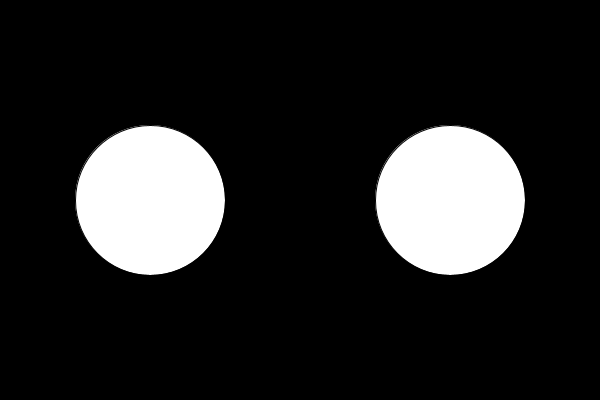
Frame 1 (no input)
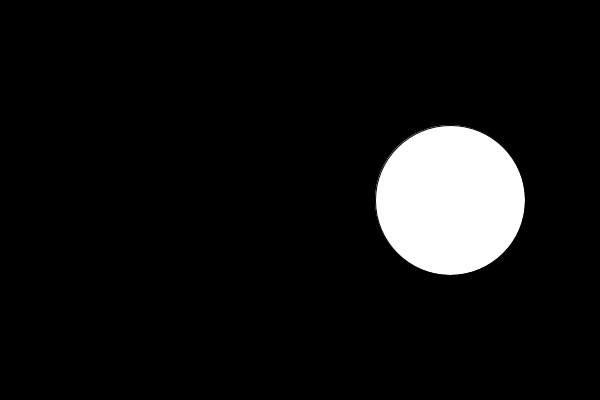
Frame 60 (the mouse pressed at the canvas centre just before this capture)
Frame 120 (the mouse held since frame 60 and released just before this capture): identical to frame 60, image omitted

The Processing sketch that drew these frames (run headless with seeded random() and noise(); from frame 60 on, the mouse is pressed at the canvas centre):

// Processing sketch: processing_181494
// ── processing_181494.pde

int counter, counter2, counter3;
float s, C, dif;

float v = 0.983192; //velocity of 10,000 km/s

void setup() {
  size(600, 400);
  frameRate(30);
}

void draw() {
  background(0);

  // EARTH

  counter++;

  if ( counter < 30 ) {
    fill(255);
  }  

  if ( counter > 30 && counter < 60 ) {
    fill(0);
  }

  if ( counter == 60 ) {
    counter = 0;
  } 

  ellipse(150, 200, 150, 150);


  // PROBE

  counter2++;

  s = counter2/30; 

  C = v * s; 

  dif = s - C; 

 

  if (dif < 1) { 
    dif = 1;
  }

  // EARTH
  
  counter3++;

  if (counter3 >= 60 * dif) { 
    counter3 = 0;
  }
  if ( counter3 <= 30 * dif ) { 
    fill(255);
  } 
  if ( counter3 >= 30 * dif && counter3 <= 60 * dif ) {
    fill(0);
  }
  ellipse(450, 200, 150, 150);
}
